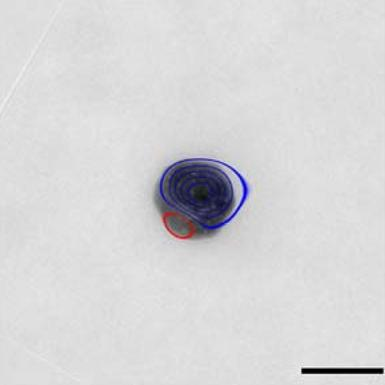
#> input picture micrographs/chemrxiv_10_26434_10299506_v3_fig_3_4.jpg, 385 x 385 px, given in place of chemrxiv_10_26434_2023_375jp_fig_2_0.jpg, which was not available
$ python plot_llm_labels.py
#> lines starting #> are read from the running program, lines starting #| are printed output that depends on the picture; pictures that were not available may be replaced by others from this repository, and a replacement may not be noted
from os import getcwd
from os.path import join
from PIL import Image
import pandas as pd
import numpy as np

np.random.seed(1001)
import matplotlib.pyplot as plt


colours = {
    "TEM": "#65af4b",
    "OPTICAL": "#fed966",
    "SEM": "#82c3ff",
    "AFM": "#ff6666",
    "OTHER": "#7c7c7c",
    "RENDER": "#000000",
}
BORDER_WIDTH = 8


def _check_list(string: str, substrings: list[str]) -> bool:
    match = False
    for sub in substrings:
        if sub in string:
            match = True
    return match


def get_instrument(suggest_instrument: str) -> str:

    lower = suggest_instrument.lower()
    if _check_list(lower, ["eds", "edx", "energy-dispersive"]):
        return "EDX"
    elif _check_list(lower, ["stem", "scanning transmission electron microscopy"]):
        return "STEM"
    elif _check_list(lower, ["tem", "transmission electron microscopy"]):
        return "TEM"
    elif _check_list(lower, ["optical", "rfm", "reflected light"]):
        return "OPTICAL"
    elif _check_list(lower, ["fluorescence", "fluorescence microscopy"]):
        return "FM"
    elif _check_list(lower, ["sem", "scanning electron microscopy"]):
        return "SEM"
    elif _check_list(lower, ["afm", "atomic force microscopy"]):
        return "AFM"
    else:
        return "OTHER"


def abbr_fname_to_full(abbr_fname: str) -> str:
    splits = abbr_fname.split("_")
    subfig_n = splits[-1][1:]
    fig_n = splits[-2][1:]
    rest = splits[:-2]
    fname_li = rest + ["fig", fig_n, subfig_n]
    return "_".join(fname_li) + ".jpg"


def load_df(standardise_instruments: bool = True) -> pd.DataFrame:
#> called with standardise_instruments = True
    cwd = getcwd()
    labels_path = join(cwd, "micrographs/labels.csv")
    df = pd.read_csv(
        labels_path,
        delimiter="|",
    )
#> (reads micrographs/labels.csv from the repository)
    df.columns = [
        "idx",
        "abbreviated_fname",
        "llm_label",
        "instrument",
        "comments",
        "real_caption",
        "title",
        "authors",
        "doi",
    ]
    # remove duplicate index
    df = df.drop(
        columns=["idx"],
    )
    if standardise_instruments:
        df["instrument"] = df["instrument"].apply(get_instrument)

    return df


def get_image(
    mat: Image.Image, instrument: str, sf: float = 0.5, bw: int = BORDER_WIDTH
) -> Image.Image:
    img = mat.convert("RGB")
    new_w, new_h = int(img.width * sf), int(img.height * sf)
    downsample = img.resize((new_w, new_h))
    outline = Image.new("RGB", (new_w + bw * 2, new_h + bw * 2))
    outline.paste(colours[instrument], (0, 0, outline.width, outline.height))
    outline.paste(downsample, (bw, bw))
    return outline


def resize_longest_side(img: Image.Image, l: int, patch_size: int = 14) -> Image.Image:
    oldh, oldw = img.height, img.width
    scale = l * 1.0 / max(oldh, oldw)
    newh, neww = oldh * scale, oldw * scale
    neww = int(neww + 0.5)
    newh = int(newh + 0.5)
    neww = neww - (neww % patch_size)
    newh = newh - (newh % patch_size)

    return img.resize((neww, newh))


def entry_to_text(row: pd.DataFrame) -> str:
    mat_key = "Material"
    llm_label = row["llm_label"].iloc[0]
    instrument = row["instrument"].iloc[0]
    comments = row["comments"].iloc[0]

    fmt_comments = "\n".join([f"* {cmt}" for cmt in comments.split(", ")])
    out_str = "\n".join(
        [
            f"{mat_key}: {llm_label}",
            f"Instrument: {instrument}",
            f"Comments: \n{fmt_comments}",
        ]
    )
    return out_str


if __name__ == "__main__":
    CWD = getcwd()
    df = load_df(True)

    sem_micrographs = df[df["instrument"] == "SEM"]
    tem_micrographs = df[df["instrument"] == "TEM"]
    optical_micrographs = df[df["instrument"] == "OPTICAL"]

    rows = []
    for df in [sem_micrographs, tem_micrographs, optical_micrographs]:
        row = df.sample(1)
        print(abbr_fname_to_full(row["abbreviated_fname"].iloc[0]))
        rows.append(row)

    fig, axs = plt.subplots(nrows=3, ncols=2)
    fig.set_size_inches(10, 10)

    props = dict(boxstyle="round", facecolor="wheat", alpha=0.5)

    for i, row in enumerate(rows):
        fname = abbr_fname_to_full(row["abbreviated_fname"].iloc[0])

        img_path = join(CWD, "micrographs", fname)
        img = Image.open(img_path)
#> img is the input picture: PIL image 385x385 RGB; mean R, G, B 214.3, 214.1, 215.5
        img = resize_longest_side(img, 512 * 2, 1)
        img = get_image(img, row["instrument"].iloc[0])
#> in get_image, `outline = Image.new("RGB", (new_w + bw * 2, new_h + bw * 2))`: outline: PIL image 528x528 RGB; every value is 0
#> in get_image, `outline.paste(colours[instrument], (0, 0, outline.width, outline.heigh..`:
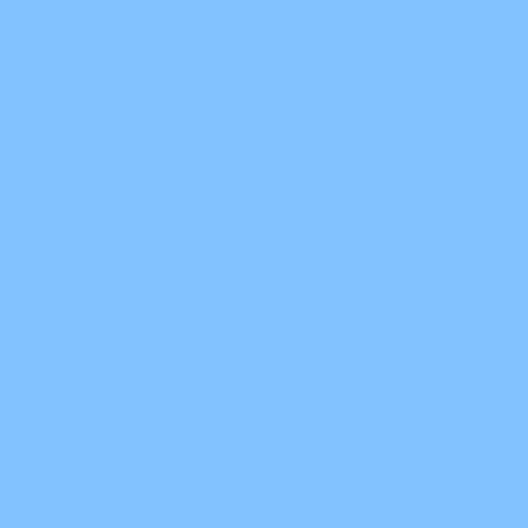
#> outline: PIL image 528x528 RGB; mean R, G, B 130, 195, 255
#> in get_image, `outline.paste(downsample, (bw, bw))`:
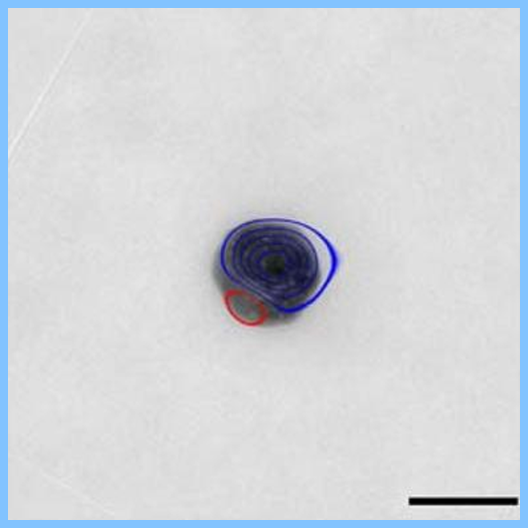
#> outline: PIL image 528x528 RGB; mean R, G, B 209.3, 213, 217.9
        axs[i, 0].imshow(img)
        axs[i, 0].set_axis_off()

        text = entry_to_text(row)
        axs[i, 1].text(
            0,
            0.5,
            fontsize=12,
            s=text,
            color="r",
            bbox=props,
            fontfamily="monospace",
            wrap=True,
        )

        caption_text = row["real_caption"].iloc[0][:500]
        caption_text_fmt = f'"{caption_text}..."'
        axs[i, 1].text(0, 0.1, fontsize=9, s=caption_text_fmt, wrap=True)
        axs[i, 1].set_axis_off()
#> pass 2 of the loop `for i, row in enumerate(rows):`:
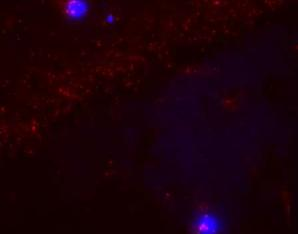
#> input picture micrographs/chemrxiv_10_26434_11401965_v1_fig_7_2.jpg, 298 x 234 px, given in place of chemrxiv_10_26434_2023_9q9wh_v3_fig_2_0.jpg, which was not available
#> img is the input picture: PIL image 298x234 RGB; mean R, G, B 27, 0.7, 9.9
#> downsample: PIL image 512x402 RGB
#> in get_image (call 2), `outline.paste(colours[instrument], (0, 0, outline.width, outline.heigh..`:
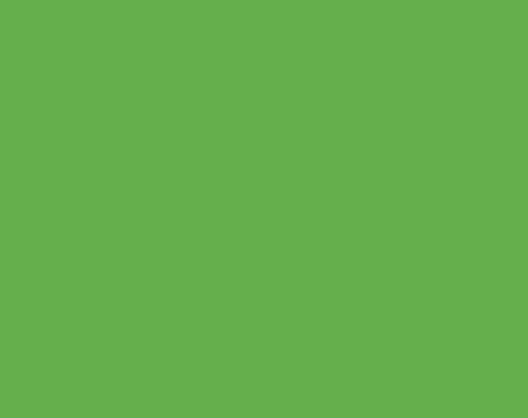
#> outline: PIL image 528x418 RGB; mean R, G, B 101, 175, 75
#> in get_image (call 2), `outline.paste(downsample, (bw, bw))`:
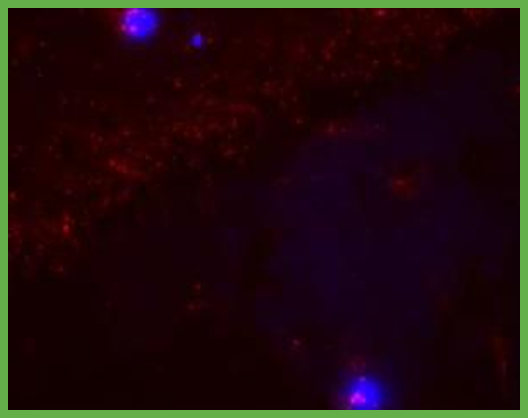
#> outline: PIL image 528x418 RGB; mean R, G, B 32, 12.5, 14.3

    plt.tight_layout()
    plt.savefig("plots/supp_labels.png")
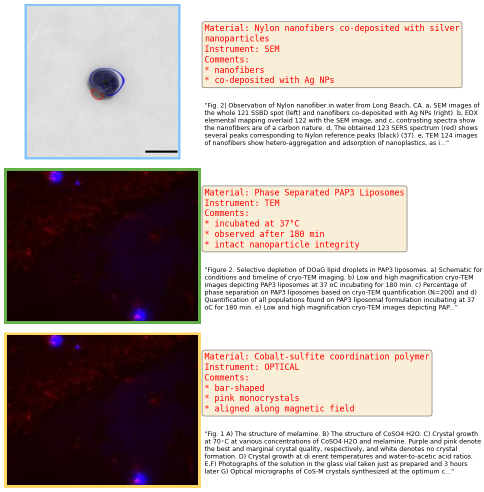
#> figure drawn by matplotlib, 3 panels
